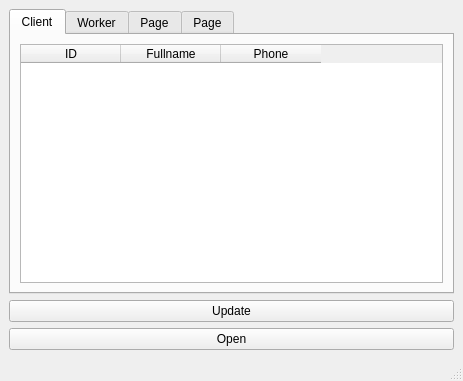
<?xml version="1.0" encoding="UTF-8"?>
<ui version="4.0">
 <class>MainWindow</class>
 <widget class="QMainWindow" name="MainWindow">
  <property name="geometry">
   <rect>
    <x>0</x>
    <y>0</y>
    <width>463</width>
    <height>381</height>
   </rect>
  </property>
  <property name="windowTitle">
   <string>MainWindow</string>
  </property>
  <widget class="QWidget" name="centralwidget">
   <layout class="QVBoxLayout" name="verticalLayout_4">
    <item>
     <widget class="QTabWidget" name="tabWidget">
      <property name="currentIndex">
       <number>0</number>
      </property>
      <widget class="QWidget" name="tab_client">
       <attribute name="title">
        <string>Client</string>
       </attribute>
       <layout class="QVBoxLayout" name="verticalLayout_3">
        <item>
         <widget class="QTableWidget" name="tableWidget">
          <column>
           <property name="text">
            <string>ID</string>
           </property>
          </column>
          <column>
           <property name="text">
            <string>Fullname</string>
           </property>
          </column>
          <column>
           <property name="text">
            <string>Phone</string>
           </property>
          </column>
         </widget>
        </item>
       </layout>
      </widget>
      <widget class="QWidget" name="tab_worker">
       <attribute name="title">
        <string>Worker</string>
       </attribute>
       <layout class="QVBoxLayout" name="verticalLayout_5">
        <item>
         <widget class="QTableWidget" name="tableWidget_2">
          <column>
           <property name="text">
            <string>ID</string>
           </property>
          </column>
          <column>
           <property name="text">
            <string>Fullname</string>
           </property>
          </column>
          <column>
           <property name="text">
            <string>Passport</string>
           </property>
          </column>
          <column>
           <property name="text">
            <string>Rank</string>
           </property>
          </column>
          <column>
           <property name="text">
            <string>Salary</string>
           </property>
          </column>
          <column>
           <property name="text">
            <string>Phone</string>
           </property>
          </column>
         </widget>
        </item>
       </layout>
      </widget>
      <widget class="QWidget" name="tab_3">
       <attribute name="title">
        <string>Page</string>
       </attribute>
      </widget>
      <widget class="QWidget" name="tab_4">
       <attribute name="title">
        <string>Page</string>
       </attribute>
      </widget>
     </widget>
    </item>
    <item>
     <layout class="QVBoxLayout" name="verticalLayout_2"/>
    </item>
    <item>
     <widget class="QPushButton" name="pushButton">
      <property name="text">
       <string>Update</string>
      </property>
     </widget>
    </item>
    <item>
     <widget class="QPushButton" name="pushButton_2">
      <property name="text">
       <string>Open</string>
      </property>
     </widget>
    </item>
   </layout>
  </widget>
  <widget class="QStatusBar" name="statusbar"/>
  <widget class="QMenuBar" name="menubar">
   <property name="geometry">
    <rect>
     <x>0</x>
     <y>0</y>
     <width>463</width>
     <height>18</height>
    </rect>
   </property>
  </widget>
 </widget>
 <resources/>
 <connections/>
</ui>
